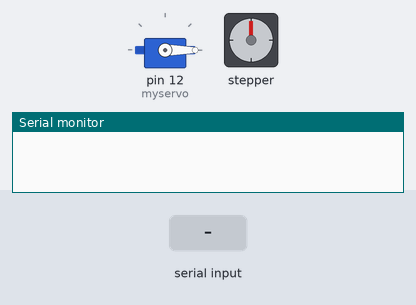
The sketch below on a simulated Arduino Uno, built with avr-gcc and run on an emulated ATmega328P. Parts: servo, stepper motor, the last lines printed to the serial monitor. Inputs (shaded band) come from the test bench. Stepper angles assume 200 steps per turn.

Above: at 1.2 s.
1.3 s: "b" received over Serial
At 1.45 s:
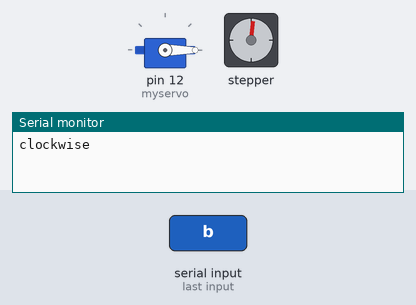
At 2.05 s:
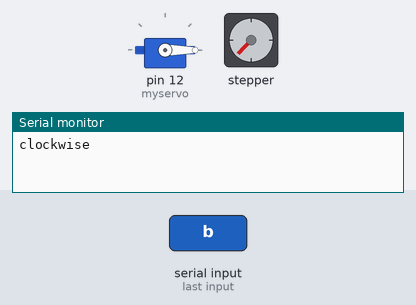
4.3 s: "p" received over Serial
At 4.46 s:
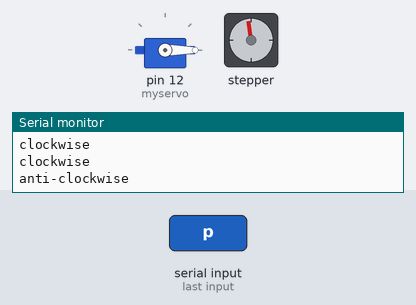
Timing chart, 0 to 12.8 s (numbered marks = the images above; inputs shaded):
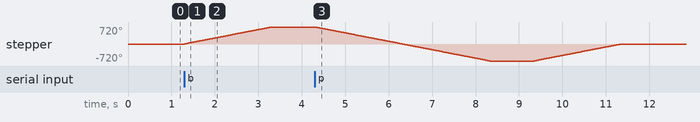

The sketch:

bottle2.ino
```cpp
#include <Stepper.h>
#include <Servo.h>
char msg;
const int stepPerRevolution = 200;
int n = 0;
Servo myservo;
int pos = 0;
Stepper myStepper(stepPerRevolution,2,4,3,5);

void setup() {
  // put your setup code here, to run once:
  myStepper.setSpeed(60);
  myservo.attach(12);
  Serial.begin(9600);
}

void clockwise(){
    unsigned long st = millis();
    while(true){
    Serial.println("clockwise");
    myStepper.step(stepPerRevolution);
    if (millis() - st  > 2000){
      break;
      }
  }
}

void anticlockwise(){
  unsigned long st = millis();
  while(true){
    Serial.println("anti-clockwise");
    myStepper.step(-stepPerRevolution);
    if (millis() - st  > 2000){
      break;
      }
  }
}

void Bottle(){
  clockwise();
  delay(1000);
  anticlockwise();
}


void Paper(){
  anticlockwise();
  delay(1000);
  clockwise();
}

void OpenClose(){
  for(pos = 0; pos <= 90; pos += 1){
     myservo.write(pos);
     delay(10);
    }

  delay(200);

  for(pos = 90; pos >= 0; pos -= 1){
     myservo.write(pos);
     delay(10);
    }
}

void loop() {
  // put your main code here, to run repeatedly:
  if (Serial.available() > 0){
    msg = Serial.read();

    if (msg == 'b'){
        Bottle();

      }

     if (msg == 'p'){
        Paper();
      }
    }

  if(n == 0){
    myservo.write(0);
    n == 1;
    }
}
```

Measured:
- after the input at 1.3 s, stepper: turns 720° clockwise in 2.0 s, starting at once
